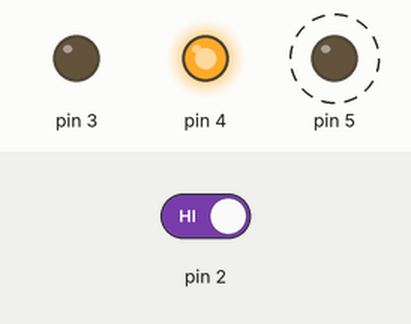
This sketch was run on a simulated Arduino Uno, built with avr-gcc and run on an emulated ATmega328P. Shown: output pins drawn as LEDs (lit = HIGH). Dashed ring = blinking. The inputs (shaded band) are chosen by the test bench; at power-on: pin 2 HIGH.

Above: at 1.8 s.
1.9 s: pin 2 driven LOW
At 3.0 s:
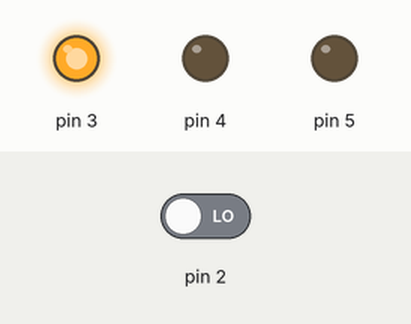
3.5 s: pin 2 driven HIGH
At 3.62 s:
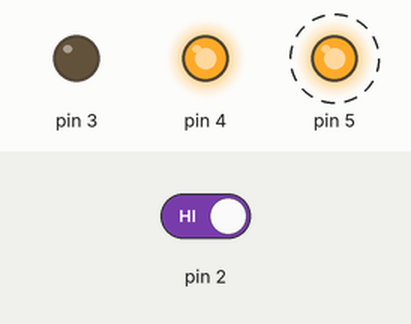
Timing chart, 0 to 12.5 s (numbered marks = the images above; inputs shaded):
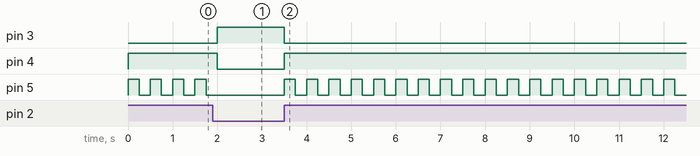

Measured:
- after the input at 1.9 s, pin 3: LOW → HIGH after 0.10 s; pin 4: HIGH → LOW after 0.10 s; pin 5: stops changing and stays LOW
- after the input at 3.5 s, pin 3: HIGH → LOW at once; pin 4: LOW → HIGH at once; pin 5: alternates HIGH for 0.25 s and LOW for 0.25 s, starting at once
- by itself, pin 5: alternates HIGH for 0.25 s and LOW for 0.25 s

The sketch:

xch_t01.ino
```cpp
int switchState = 0;

void setup() {
  // put your setup code here, to run once:
  pinMode(3, OUTPUT);
  pinMode(4, OUTPUT);
  pinMode(5, OUTPUT);
  pinMode(2, INPUT);
}

void loop() {
  // put your main code here, to run repeatedly:
  switchState = digitalRead(2);

  if (switchState == 0) {
    digitalWrite(3, 1);
    digitalWrite(4, 0);
    digitalWrite(5, 0);
  } else {
    digitalWrite(3, 0);
    digitalWrite(4, 1);
    digitalWrite(5, 1);

    delay(250);   // wait for 1/4 sec
    digitalWrite(4, 1);
    digitalWrite(5, 0);
    delay(250);
  }
}
```
